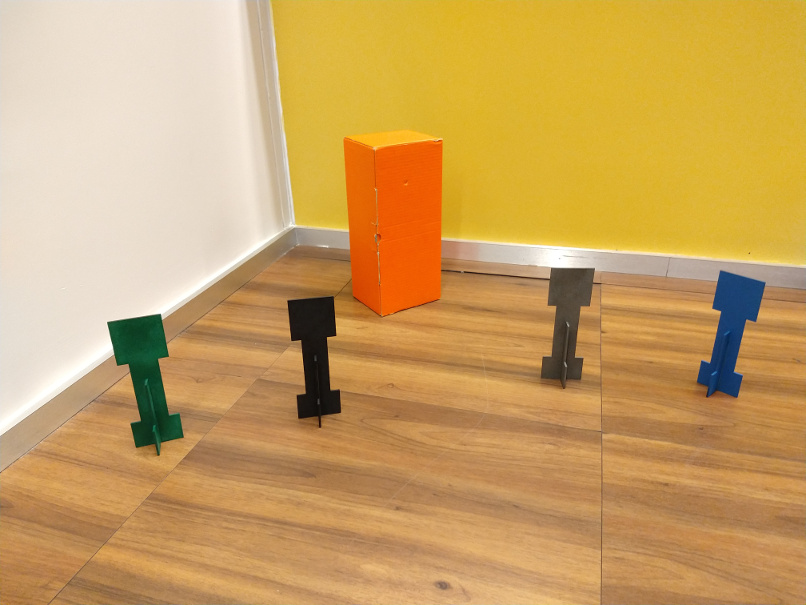
#> input picture atividade1_Lais/cena_canto_sala.jpg, 806 x 605 px, found by its file name
$ jupyter execute --allow-errors Atividade1_Visao.ipynb   (shell and % lines are left out)
#> lines starting #> are read from the running program, lines starting #| are printed output that depends on the picture; after the words box and inside, x2 and y2 are one past the last pixel; in counts of white or black regions, pixels touching at a corner belong together
# Entregável 1 - visão computacional

[cell 1]
import cv2
from matplotlib import pyplot as plt
import numpy as np
import time as t
print("OpenCV Version : %s " % cv2.__version__)

# Equalização de histograma

[cell 2]
rintin = cv2.imread("RinTinTin.jpg")

#> (a cell that did not finish here is left out)

#> (a cell that did not finish here is left out)

#> (a cell that did not finish here is left out)

#> (a cell that did not finish here is left out)

#> (a cell that did not finish here is left out)

#> (a cell that did not finish here is left out)

#> (a cell that did not finish here is left out)

## Atividade 1

Realize as seguintes atividades:

1. O histograma fornecido aproveita bem as faixas de cores?
2. Crie uma imagem derivada da imagem fornecida que use melhor a faixa dinâmica, ou seja, tenha o valor dos seus pixels distribuídos entre `0` e `255`.
3. Plote a imagem pedida

#> (a cell that did not finish here is left out)

#> (a cell that did not finish here is left out)

[cell 12]
# [4 lines of commented-out code are left out]

[cell 13]
saida = np.zeros((240, 320), dtype=np.uint8)
#> (the rest of this cell did not finish here and is left out)

[cell 14]
hist,bins = np.histogram(saida.flatten(),256,[0,256])

cdf = hist.cumsum()
cdf_normalized = cdf * hist.max()/ cdf.max()

plt.plot(cdf_normalized, color = 'b')
plt.hist(saida.flatten(),256,[0,256], color = 'r')
plt.xlim([0,256])
plt.legend(('cdf','histogram'), loc = 'upper left')
plt.show()
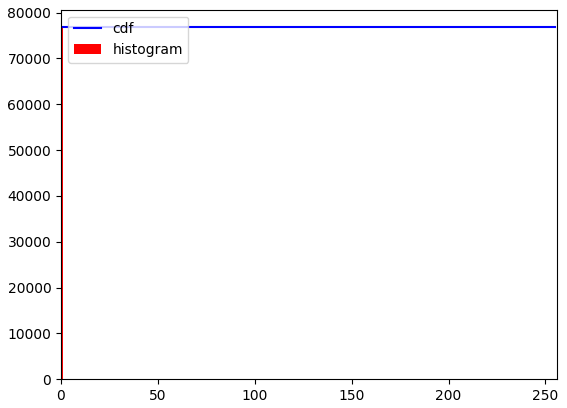
#> figure drawn by matplotlib, 1 panel; tallest bar 76800 high, from x = 0 to 1

[cell 15]
plt.imshow(saida, cmap="Greys_r", vmin=0, vmax=255)
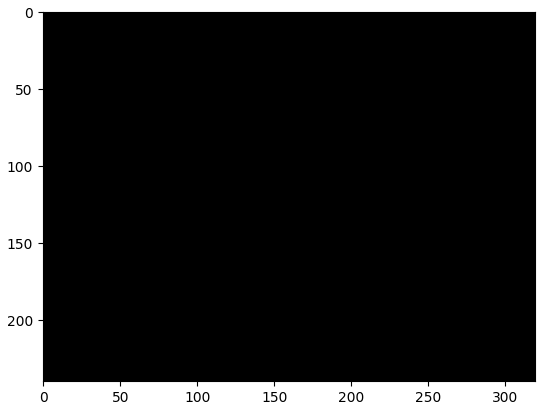
#> figure drawn by matplotlib, 1 panel

## Atividade 2

Leia com a OpenCV a figura abaixo:

Separe os canais  R e B das imagens e analise seus histogramas.

1. A partir dos canais R e B e da análise do histograma é possível identificar a caixa vermelha e o creeper azul?

1. Crie uma imagem numpy em que somente os pixels da caixa vermelha estão brancos e faça seu plot aqui. Você vai precisar usar manipulação de canais RGB. Use o [ExemploFor.ipynb](ExemploFor.ipynb) .

[cell 16]
canto = cv2.imread("cena_canto_sala.jpg")
#> canto is the input picture: shape (605, 806, 3); mean B, G, R 98.1, 162.1, 202.5

[cell 17]
plt.imshow(canto)

[cell 18]
cena_canto_sala_rgb = cv2.cvtColor(canto, cv2.COLOR_BGR2RGB)

[cell 19]
plt.imshow(cena_canto_sala_rgb)

[cell 20]
cena_canto_sala_R = cena_canto_sala_rgb[:,:,0]
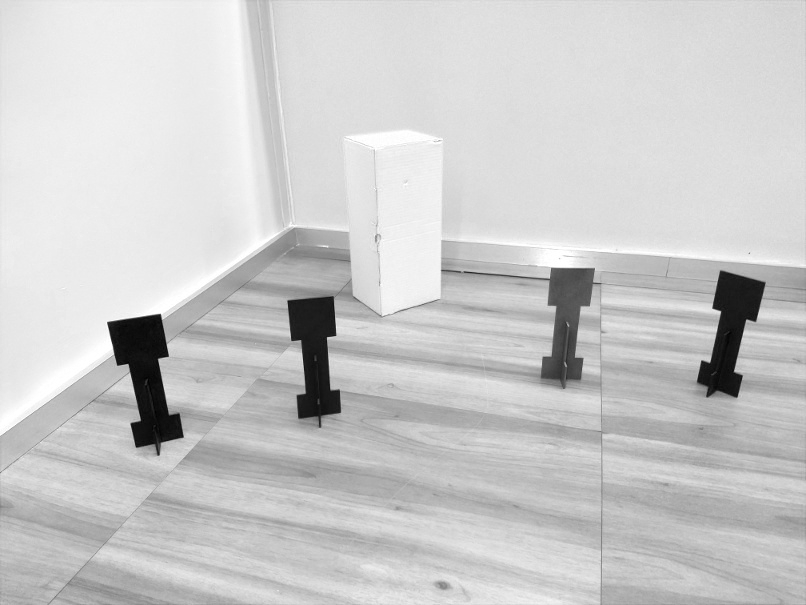
#> cena_canto_sala_R: shape (605, 806); min 0, max 255, mean 202.5

[cell 21]
plt.imshow(cena_canto_sala_R, cmap='Greys_r')

[cell 22]
cena_canto_sala_R

[cell 23]
#Plotar histograma

hist,bins = np.histogram(cena_canto_sala_R.flatten(),256,[0,256])
#> hist = 256 values, max 22383 at index 222, min 1 at index 1, mean 1904.8; bins = 257 values from 0 to 256


plt.hist(cena_canto_sala_R.flatten(),256,[0,256], color = 'r')
plt.xlim([0,256])
plt.legend(('histogram'), loc = 'upper left')
plt.show()
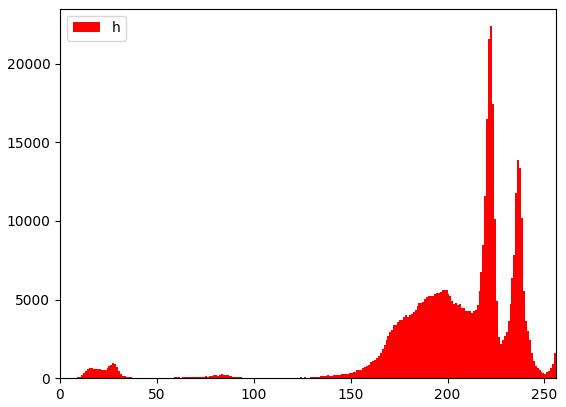
#> figure drawn by matplotlib, 1 panel; tallest bar 22383 high, from x = 222 to 223

[cell 24]
# Filtro do vermelho

for i in range(cena_canto_sala_R.shape[0]):
    for j in range(cena_canto_sala_R.shape[1]):
        if cena_canto_sala_R[i][j] > 230:
            cena_canto_sala_R[i][j] = 255
        else:
            cena_canto_sala_R[i][j] = 0
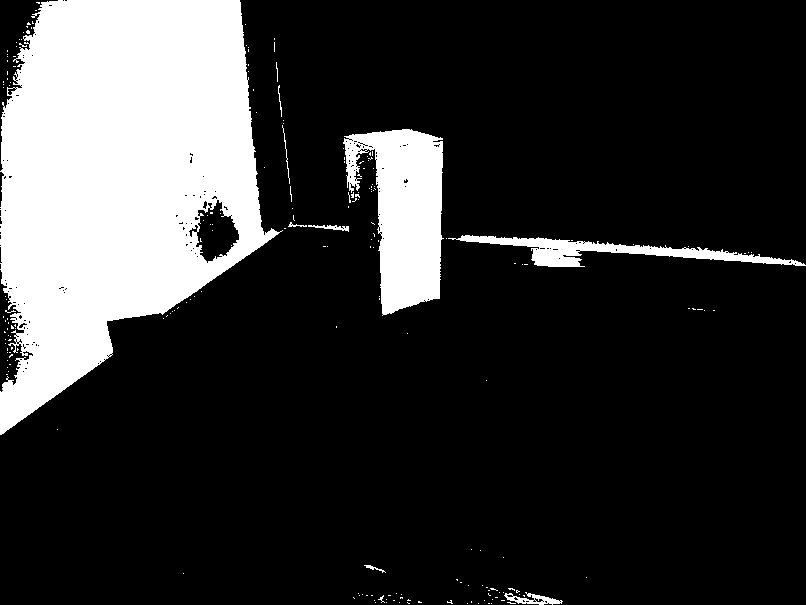
#> cena_canto_sala_R: shape (605, 806); 19.7% white; 206 white regions (196 under 20 px), largest, box (x1, y1, x2, y2) and area: (0, 0, 283, 435) 79553, (343, 129, 444, 316) 11824, (448, 235, 806, 267) 3525

[cell 25]
plt.imshow(cena_canto_sala_R, cmap='Greys_r')

[cell 26]
cena_canto_sala_B = cena_canto_sala_rgb[:,:,2]
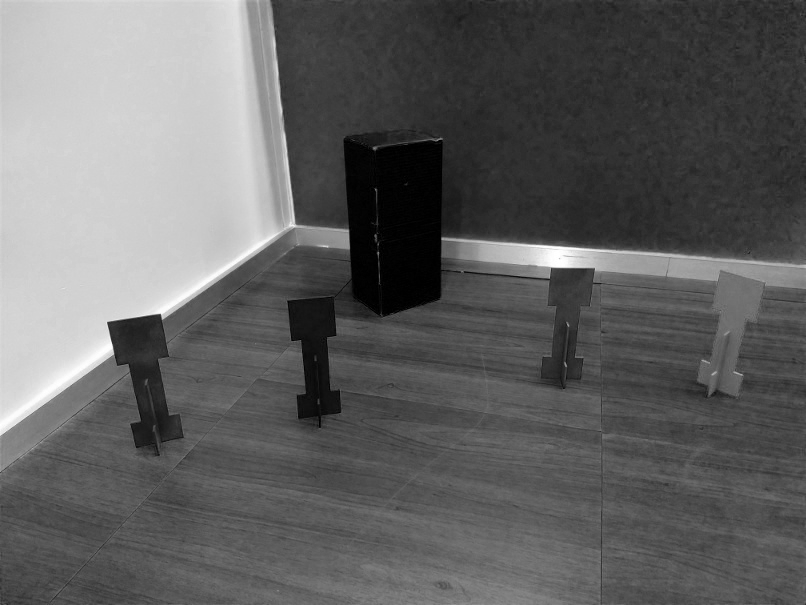
#> cena_canto_sala_B: shape (605, 806); min 0, max 255, mean 98.1

[cell 27]
# Filtro Vermelho sem a parede, só a caixa vermelho

cena_canto_sala_B = cena_canto_sala_rgb[:,:,2]

for i in range(cena_canto_sala_R.shape[0]):
    for j in range(cena_canto_sala_R.shape[1]):
        if cena_canto_sala_R[i][j] > 220 and cena_canto_sala_B[i][j] > 150:
            cena_canto_sala_R[i][j] = 0
        elif cena_canto_sala_R[i][j] > 220 and cena_canto_sala_B[i][j] <= 100:
            cena_canto_sala_R[i][j] = 255
        else:
            cena_canto_sala_R[i][j] = 0
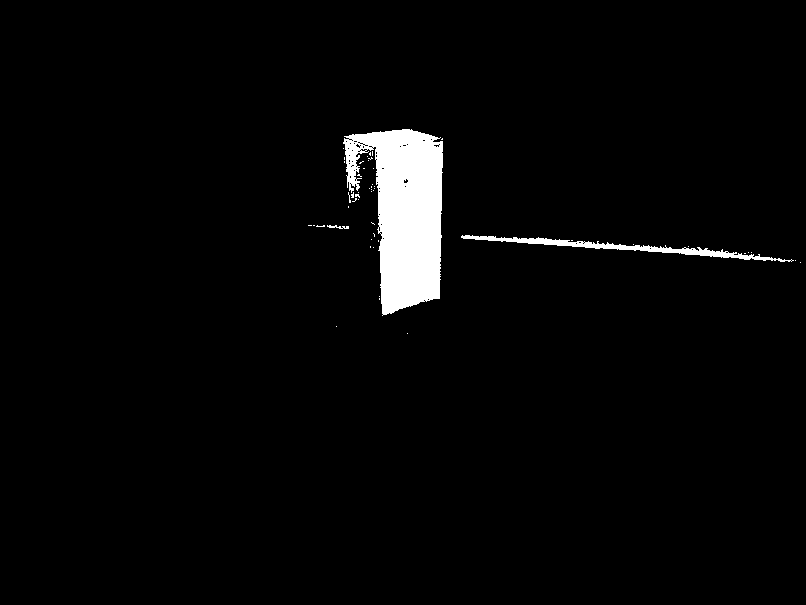
#> cena_canto_sala_R: shape (605, 806); 2.8% white; 52 white regions (49 under 20 px), largest, box (x1, y1, x2, y2) and area: (343, 129, 443, 316) 11799, (461, 235, 794, 262) 1607, (327, 225, 349, 229) 48

[cell 28]
plt.imshow(cena_canto_sala_R, cmap='Greys_r')

[cell 29]
plt.imshow(cena_canto_sala_B, cmap='Greys_r')

[cell 30]
# Plotar histograma

hist,bins = np.histogram(cena_canto_sala_B.flatten(),256,[0,256])
#> hist = 256 values, max 12615 at index 209, min 30 at index 254, mean 1904.8


#> (the rest of this cell did not finish here and is left out)

[cell 31]
# Filtro do azul

for i in range(cena_canto_sala_B.shape[0]):
    for j in range(cena_canto_sala_B.shape[1]):
        if cena_canto_sala_B[i][j] > 190:
            cena_canto_sala_B[i][j] = 255
        else:
            cena_canto_sala_B[i][j] = 0
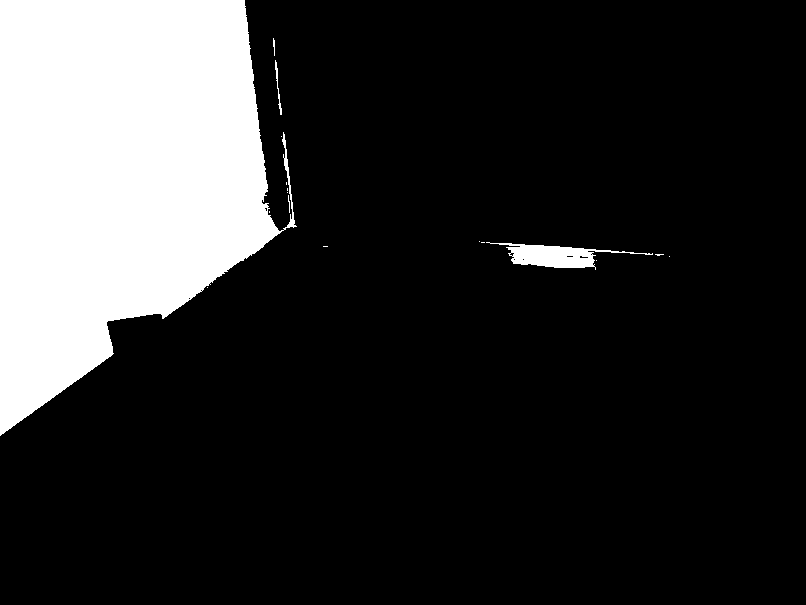
#> cena_canto_sala_B: shape (605, 806); 18.4% white; 17 white regions (13 under 20 px), largest, box (x1, y1, x2, y2) and area: (0, 0, 297, 436) 88005, (486, 242, 653, 270) 1786, (275, 60, 282, 115) 95, (273, 38, 275, 56) 25

[cell 32]
plt.imshow(cena_canto_sala_B, cmap='Greys_r')

[cell 33]
#Filtro para ficar só a negócio azul

for i in range(cena_canto_sala_B.shape[0]):
    for j in range(cena_canto_sala_B.shape[1]):
        if cena_canto_sala_R[i][j] > 190 and cena_canto_sala_B[i][j] > 60:
            cena_canto_sala_B[i][j] = 0
        elif cena_canto_sala_R[i][j] < 100 and cena_canto_sala_B[i][j] > 60:
            cena_canto_sala_B[i][j] = 255
        else:
            cena_canto_sala_B[i][j] = 0
